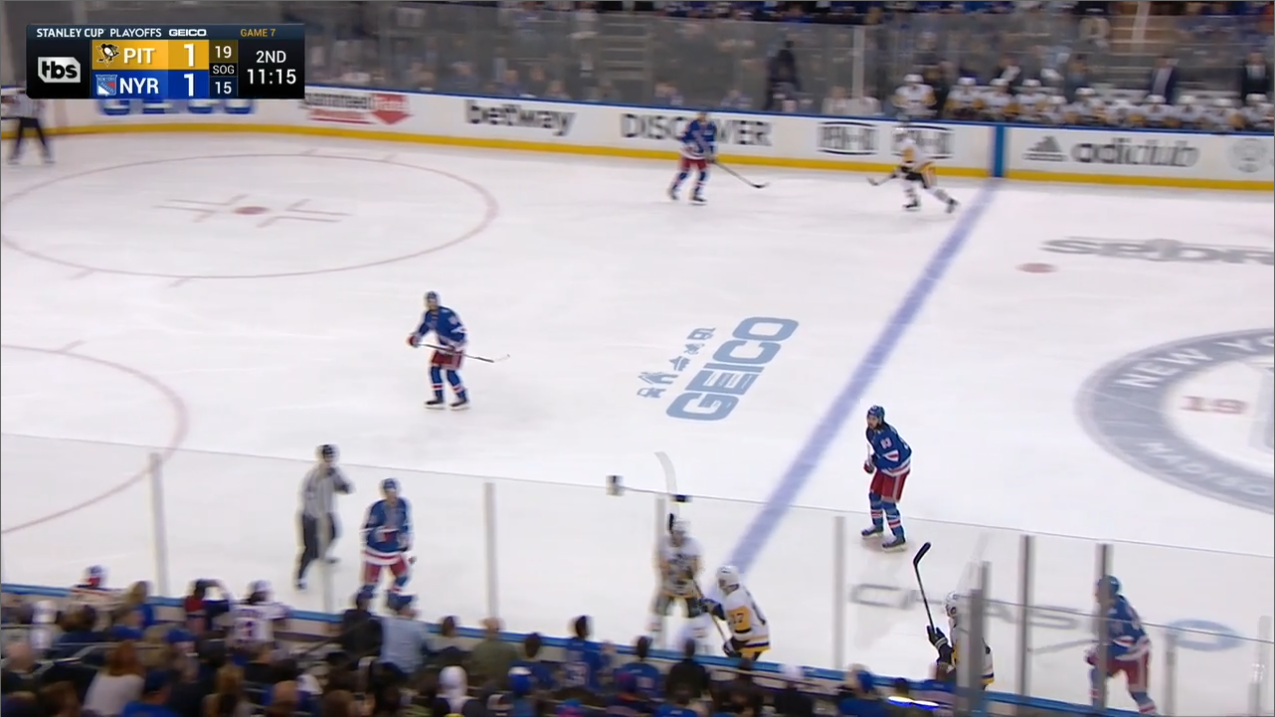
#> input picture data/games-captures/game-a-001.png, 1275 x 717 px
$ jupyter execute --allow-errors 001-barycentric-coordinates.ipynb
#> lines starting #> are read from the running program, lines starting #| are printed output that depends on the picture
[cell 1]
import numpy as np
import numpy.linalg as la

[cell 2]
def barycentric_coords(vertices, point):
    T = (np.array(vertices[:-1])-vertices[-1]).T
    v = np.dot(la.inv(T), np.array(point)-vertices[-1])
    v.resize(len(vertices))
    v[-1] = 1-v.sum()
    return v

[cell 3]
# Base triangle

aX=32.97
aY=125.52

bX=344.18
bY=97.08

cX=228.47
cY=178.58


pX = 302.13
pY = 121.12

#> (a cell that did not finish here is left out)

[cell 5]
# New triangle

AX=226.53
AY=126.77

BX=276.47
BY=131.71

CX=225.37
CY=173.91


#> (the rest of this cell did not finish here and is left out)

# Plot

### Plot 1

[cell 6]
aX=250
aY=210

bX=1000
bY=175

cX=1040
cY=265


pX1 = 690
pY1 = 200

pX2 = 925
pY2 = 210

[cell 7]
import matplotlib.pyplot as plt

fig, ax = plt.subplots()

#fig.set_size_inches(18.5, 10.5)
plt.rcParams["figure.figsize"] = (16,5)
plt.rcParams["figure.autolayout"] = True
fig.set_dpi(100)

major_ticks = np.arange(0, 1900, 50)
minor_ticks = np.arange(0, 800, 50)

ax.set_xticks(major_ticks)
ax.set_xticks(minor_ticks, minor=True)
ax.set_yticks(major_ticks)
ax.set_yticks(minor_ticks, minor=True)
plt.xticks(fontsize=7,rotation = 45)
plt.yticks(fontsize=7)
ax.grid(which='both', alpha=0.5)
coords = []


img = plt.imread("../data/games-captures/game-a-001.png")
#> img is the input picture: shape (717, 1275, 3) float32; mean R, G, B 0.692, 0.673, 0.697
ax.imshow(img)

x = [aX,bX, cX, aX]
y = [aY,bY,cY,aY]
ax.plot(x, y, '--', linewidth=2, color='red')

x = [pX1, pX2]
y = [pY1, pY2]

ax.plot(x, y, '.', linewidth=2, color='black', markersize=12 )

ax.imshow(img)

plt.savefig('./output/001_game-a-001.png')
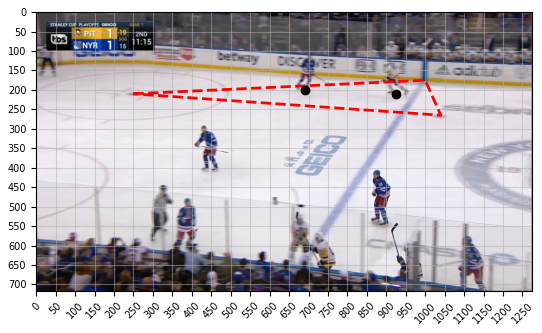
#> figure drawn by matplotlib, 1 panel

### Coordenates

#> (a cell that did not finish here is left out)

### Plot 2

[cell 9]
AX=105
AY=70

BX=253
BY=0

CX=270
CY=70


#> (the rest of this cell did not finish here and is left out)

[cell 10]
import matplotlib.pyplot as plt

fig, ax = plt.subplots()

#fig.set_size_inches(18.5, 10.5)
plt.rcParams["figure.figsize"] = (16,5)
plt.rcParams["figure.autolayout"] = True
fig.set_dpi(100)

major_ticks = np.arange(0, 1900, 10)
minor_ticks = np.arange(0, 800, 10)

ax.set_xticks(major_ticks)
ax.set_xticks(minor_ticks, minor=True)
ax.set_yticks(major_ticks)
ax.set_yticks(minor_ticks, minor=True)

plt.xticks(fontsize=7,rotation = 45)
plt.yticks(fontsize=7)

ax.grid(which='both', alpha=0.2)


img = plt.imread("./assets/NHL_Hockey_Rink.png")
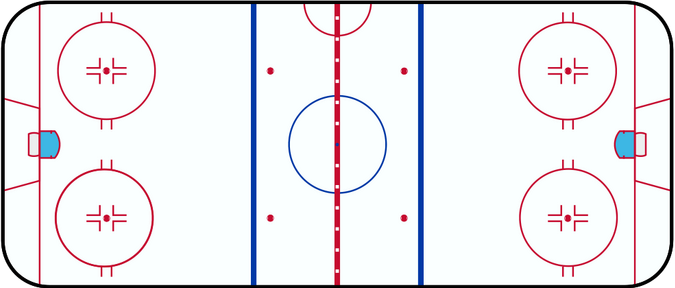
#> input picture notebooks/assets/NHL_Hockey_Rink.png, 675 x 288 px
#> img is the input picture: shape (288, 675, 3) float32; mean R, G, B 0.921, 0.919, 0.933

ax.imshow(img)

x = [AX,BX, CX, AX]
y = [AY,BY,CY,AY]
ax.plot(x, y, '--', linewidth=2, color='red')

#> (the rest of this cell did not finish here and is left out)

## Is point in triangle

[cell 11]
class Vector:
    def __init__(self, x, y):
        self.x = x
        self.y = y

[cell 12]
def isPointInTriangle(p, p0, p1, p2):
    dX = p.x-p2.x;
    dY = p.y-p2.y;
    dX21 = p2.x-p1.x;
    dY12 = p1.y-p2.y;
    D = dY12*(p0.x-p2.x) + dX21*(p0.y-p2.y);
    s = dY12*dX + dX21*dY;
    t = (p2.y-p0.y)*dX + (p0.x-p2.x)*dY;
    if D<0:
        return s<=0 and t<=0 and s+t>=D;
    return s>=0 and t>=0 and s+t<=D;

[cell 13]
a = Vector( 45.46, 246.01)
b = Vector( 195.42, 71)
c = Vector( 320.48, 195.97)

p = Vector( 270.29, 107.38)
